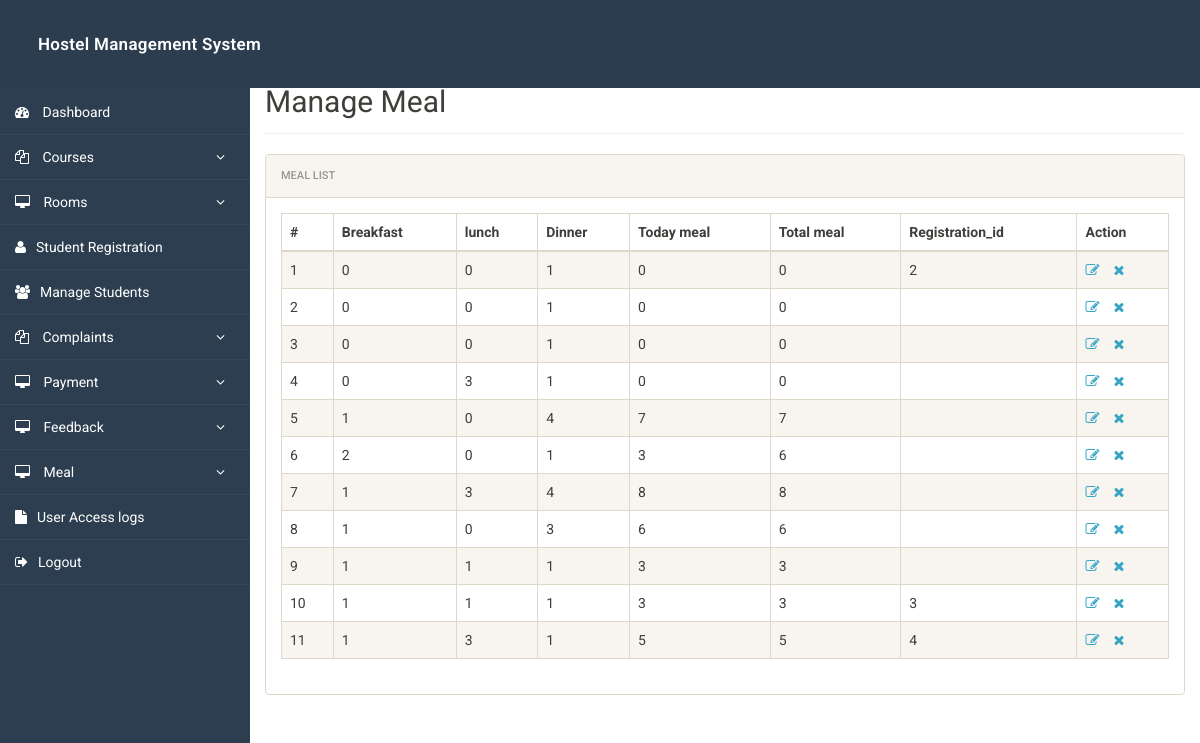
The app's page /admin/manage-mill.php (signed in), older data.
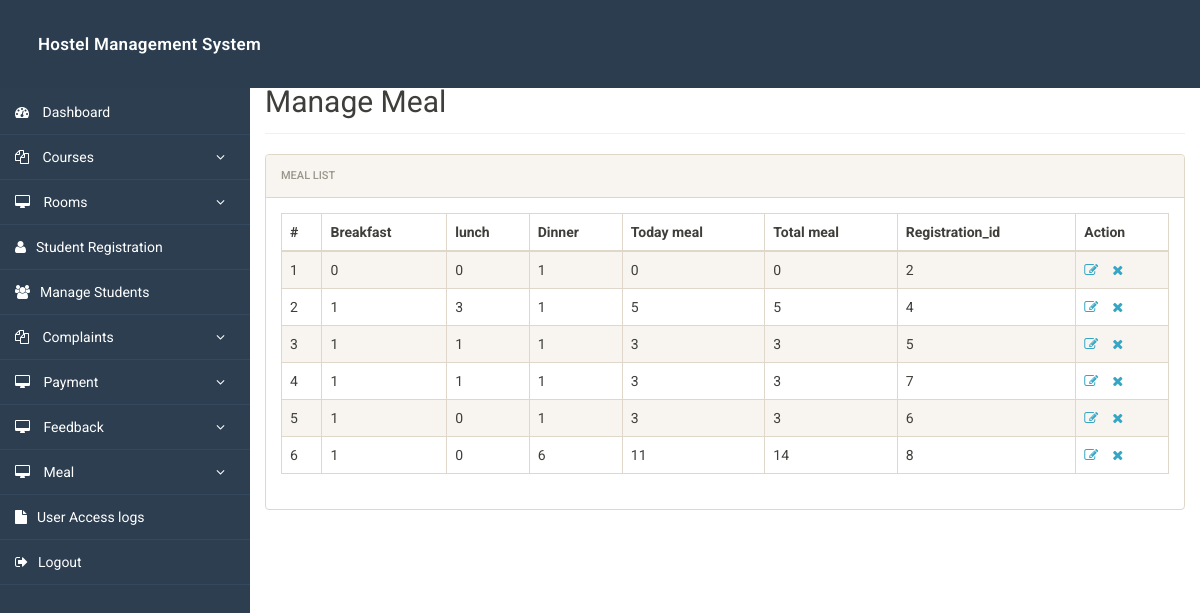
The same page, newer data.
### tables this page shows
CREATE TABLE `mill` (
  `id` int(11) NOT NULL,
  `brackfast` int(100) NOT NULL,
  `lunch` int(50) NOT NULL,
  `dinner` int(15) NOT NULL,
  `tmeal` int(11) NOT NULL,
  `tomeal` int(11) NOT NULL,
  `registration_id` int(11) DEFAULT NULL
);

### admin/manage-mill.php (the view, shortened to what this page needs)
<?php
include('includes/config.php');
?>
<!doctype html>
<html lang="en" class="no-js">
<head>
	<link rel="stylesheet" href="css/bootstrap.min.css">
	<link rel="stylesheet" href="css/font-awesome.min.css">
	<link rel="stylesheet" href="css/dataTables.bootstrap.min.css">
	<link rel="stylesheet" href="css/bootstrap-social.css">
	<link rel="stylesheet" href="css/bootstrap-select.css">
	<link rel="stylesheet" href="css/fileinput.min.css">
	<link rel="stylesheet" href="css/awesome-bootstrap-checkbox.css">
	<link rel="stylesheet" href="css/style.css">
</head>
<body>
	<?php include('includes/header.php'); ?>
	<div class="ts-main-content">
		<?php include('includes/sidebar.php'); ?>
		<div class="content-wrapper">
			<div class="container-fluid">
				<h2 class="page-title">Manage Meal</h2>
				<div class="panel panel-default">
					<div class="panel-heading">Meal List</div>
					<div class="panel-body">
						<table id="zctb" class="display table table-striped table-bordered table-hover">
							<thead>
								<tr>
									<th>#</th>
									<th>Breakfast</th>
									<th>lunch</th>
									<th>Dinner</th>
									<th>Today meal</th>
									<th>Total meal</th>
									<th>Registration_id</th>
									<th>Action</th>
								</tr>
							</thead>
							<tbody>
								<?php
								$ret = "SELECT id, brackfast, lunch, dinner, tmeal,tomeal, registration_id FROM mill";
								$stmt = $mysqli->prepare($ret);
								$stmt->execute();
								$res = $stmt->get_result();
								$cnt = 1;
								if ($res->num_rows > 0) {
									while ($row = $res->fetch_object()) {
								?>
										<tr>
											<td><?php echo $cnt; ?></td>
											<td><?php echo htmlentities($row->brackfast); ?></td>
											<td><?php echo htmlentities($row->lunch); ?></td>
											<td><?php echo htmlentities($row->dinner); ?></td>
											<td><?php echo htmlentities($row->tmeal); ?></td>
											<td><?php echo htmlentities($row->tomeal); ?></td>
											<td><?php echo htmlentities($row->registration_id); ?></td>
											<td>
												<a href="edit-mill.php?id=<?php echo $row->id; ?>">
													<i class="fa fa-edit"></i>
												</a>
												<a href="manage-mill.php?del=<?php echo $row->id; ?>"
													onclick="return confirm('Do you want to delete this record?');">
													<i class="fa fa-close"></i>
												</a>
											</td>
										</tr>
									<?php
										$cnt++;
									}
								} ?>
							</tbody>
						</table>
					</div>
				</div>
			</div>
		</div>
	</div>
</body>
</html>

### admin/includes/header.php (shortened to what this page needs)
<div class="brand clearfix">
		<a href="#" class="logo" style="font-size:16px; color:#fff;">Hostel Management System</a>
	</div>

### admin/includes/sidebar.php (shortened to what this page needs)
<nav class="ts-sidebar">
			<ul class="ts-sidebar-menu">
				<li><a href="dashboard.php"><i class="fa fa-dashboard" style="color: #fff;"></i> Dashboard</a></li>
					<li><a href="#"><i class="fa fa-files-o" style="color: #fff;"></i> Courses</a>
				</li>
					<li><a href="#"><i class="fa fa-desktop" style="color: #fff;"></i> Rooms</a>
				</li>
				<li><a href="registration.php"><i class="fa fa-user" style="color: #fff;"></i>Student Registration</a></li>
				<li><a href="manage-students.php"><i class="fa fa-users" style="color: #fff;"></i>Manage Students</a></li>
						<li><a href="#"><i class="fa fa-files-o" style="color: #fff;"></i> Complaints</a>
				</li>
					<li><a href="#"><i class="fa fa-desktop" style="color: #fff;"></i> Payment</a>
				</li>
				<li><a href="#"><i class="fa fa-desktop" style="color: #fff;"></i> Feedback</a>
				</li>
				<li><a href="#"><i class="fa fa-desktop" style="color: #fff;"></i> Meal</a>
				</li>
				<li><a href="access-log.php"><i class="fa fa-file" style="color: #fff;"></i>User Access logs</a></li>
				<li><a href="logout.php"><i class="fa fa-sign-out" style="color: #fff;"></i>Logout</a></li>
		</nav>

### admin/css/style.css (style rules this page uses)
html { font-size: 14px; }
@media only screen and (min-width: 480px) { html { font-size: 17px; } }
@media only screen and (min-width: 768px) { html { font-size: 14px; } }
body { font-size: 1em; }
a { color: #37a6c4; }
.panel { overflow: hidden; }
ul, li { margin: 0; padding: 0; list-style: none; }
.page-title { padding-bottom: 15px; margin-bottom: 20px; border-bottom: 1px solid #f0f0f0; }
.brand { background: #3e454c; position: relative; z-index: 3; position: fixed; width: 100%; top: 0; }
.brand .logo { box-sizing: border-box; padding: 20px; float: left; display: block; width: 300px; }
@media only screen and (min-width: 992px) { .brand .logo { width: 300px; } }
.ts-sidebar { background: #2c3136; max-height: 0; transition: max-height 0.3s; overflow: hidden; position: fixed; z-index: 2; width: 100%; bottom: 0; top: 80px; overflow-y: auto; }
@media only screen and (min-width: 992px) { .ts-sidebar { max-height: 100%; bottom: 0; } }
.ts-sidebar-menu a { display: block; text-decoration: none; padding: 12px 15px; color: #fff; }
.ts-sidebar-menu li { position: relative; }
.ts-sidebar-menu li i { color: #585c64; margin-right: 10px; }
.ts-main-content .content-wrapper { padding-top: 15px; margin-top: 50px !important; }
@media only screen and (min-width: 992px) { .ts-main-content .ts-sidebar { width: 250px; float: left; } }
@media only screen and (min-width: 992px) { .ts-main-content .content-wrapper { margin-left: 250px; } }

### admin/includes/header.php (style rules this page uses)
.brand { background: #2b3d4f; padding: 12px 18px; }
.brand .logo { font-size: 17px !important; font-weight: 600; letter-spacing: .3px; width: 300px; color: #fff; text-decoration: none; }

### admin/includes/sidebar.php (style rules this page uses)
.ts-sidebar { width: 250px; background: #2c3e50; min-height: 100vh; padding-top: 10px; }
.ts-sidebar-menu { list-style: none; margin: 0; padding: 0; }
.ts-sidebar-menu li { position: relative; }
.ts-sidebar-menu > li > a { display: block; padding: 12px 15px; color: #fff; text-decoration: none; border-bottom: 1px solid #34495e; }

Row changes from the older to the newer data that the page shows:
removed mill: brackfast "0", lunch "0", dinner "1", tmeal "0", tomeal "0"
removed mill: brackfast "0", lunch "0", dinner "1", tmeal "0", tomeal "0"
removed mill: brackfast "0", lunch "3", dinner "1", tmeal "0", tomeal "0"
removed mill: brackfast "1", lunch "0", dinner "4", tmeal "7", tomeal "7"
removed mill: brackfast "2", lunch "0", dinner "1", tmeal "3", tomeal "6"
removed mill: brackfast "1", lunch "3", dinner "4", tmeal "8", tomeal "8"
removed mill: brackfast "1", lunch "0", dinner "3", tmeal "6", tomeal "6"
removed mill: brackfast "1", lunch "1", dinner "1", tmeal "3", tomeal "3"
removed mill: brackfast "1", lunch "1", dinner "1", tmeal "3", tomeal "3", registration "3"
added mill: brackfast "1", lunch "1", dinner "1", tmeal "3", tomeal "3", registration "5"
added mill: brackfast "1", lunch "1", dinner "1", tmeal "3", tomeal "3", registration "7"
added mill: brackfast "1", lunch "0", dinner "1", tmeal "3", tomeal "3", registration "6"
added mill: brackfast "1", lunch "0", dinner "6", tmeal "11", tomeal "14", registration "8"
